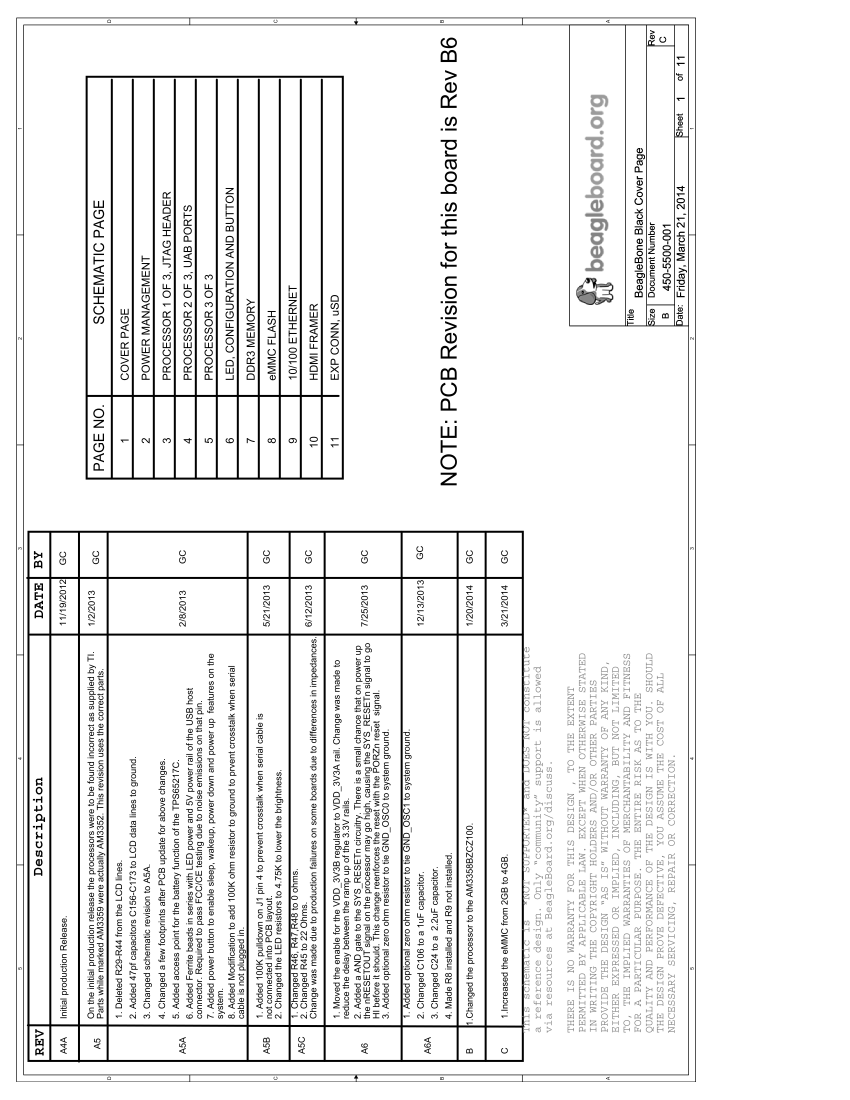
#> input picture images/bbb__C/page_0000.png, 2550 x 3300 px (shown at 1/3 size)
$ python -i 04_diff_candidates_from_diffmap.py   (imports and definitions only)
#> lines starting #> are read from the running program, lines starting #| are printed output that depends on the picture; after the words box and inside, x2 and y2 are one past the last pixel; in counts of white or black regions, pixels touching at a corner belong together
#> further down, picture is the input picture: shape (3300, 2550); min 0, max 255, mean 238.2
#!/usr/bin/env python3
"""
Generate coarse candidate change boxes from diffmaps (pre-annotation helper).
Input:
  derived/align/<pair_id>/diffmap_page_XXX.png
Output:
  derived/align/<pair_id>/candidates_page_XXX.json
Method:
  - Otsu threshold
  - morphological close
  - connected components -> bbox
This is NOT ground truth; it's only to speed up CVAT marking.
"""
import argparse, json
from pathlib import Path
import cv2
import numpy as np

def candidates_from_diff(diff_img, min_area=300):
    # Otsu threshold
#> called with min_area = 300
    _, bw = cv2.threshold(diff_img, 0, 255, cv2.THRESH_BINARY + cv2.THRESH_OTSU)
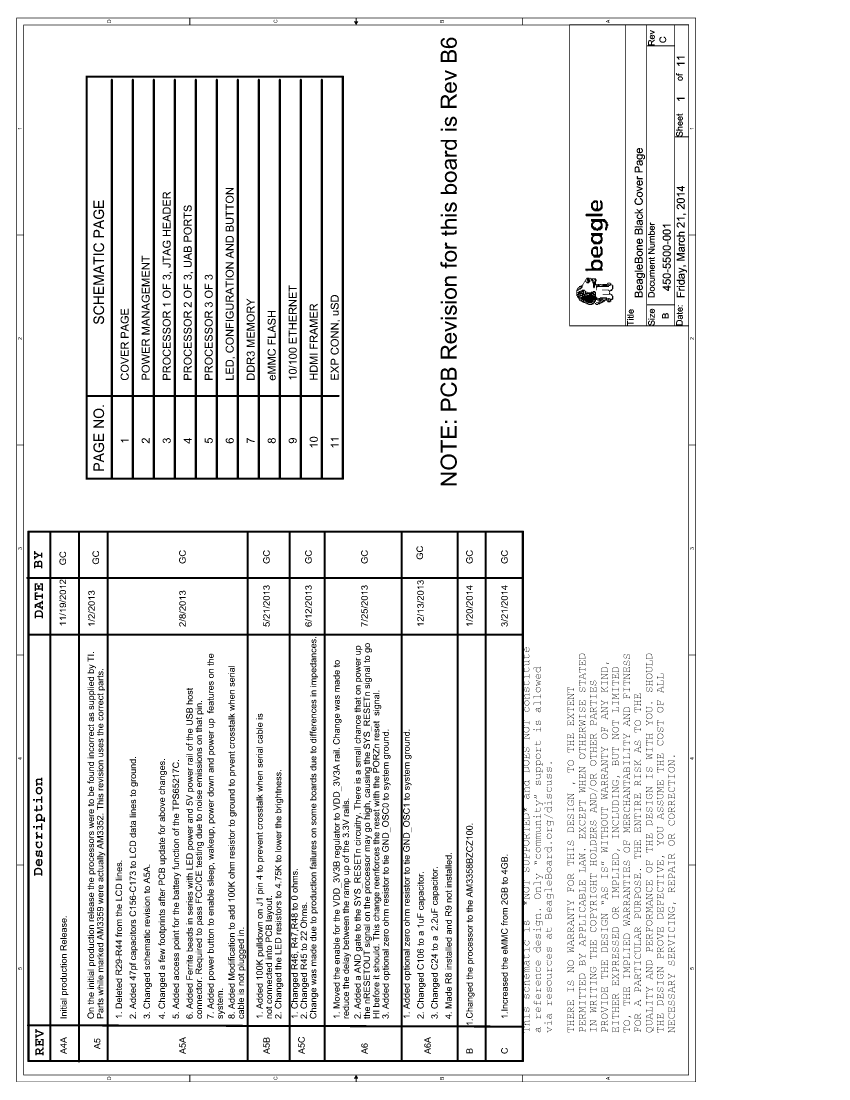
#> bw: shape (3300, 2550) (shown at 1/3 size); 93.1% white; 2746 black regions (208 under 20 px), largest, box (x1, y1, x2, y2) and area: (79, 1592, 1588, 3188) 152567, (257, 227, 1032, 1439) 121048, (49, 53, 2088, 3246) 50141
    # Morphology to merge nearby pixels
    k = cv2.getStructuringElement(cv2.MORPH_RECT, (5,5))
    bw = cv2.morphologyEx(bw, cv2.MORPH_CLOSE, k, iterations=2)
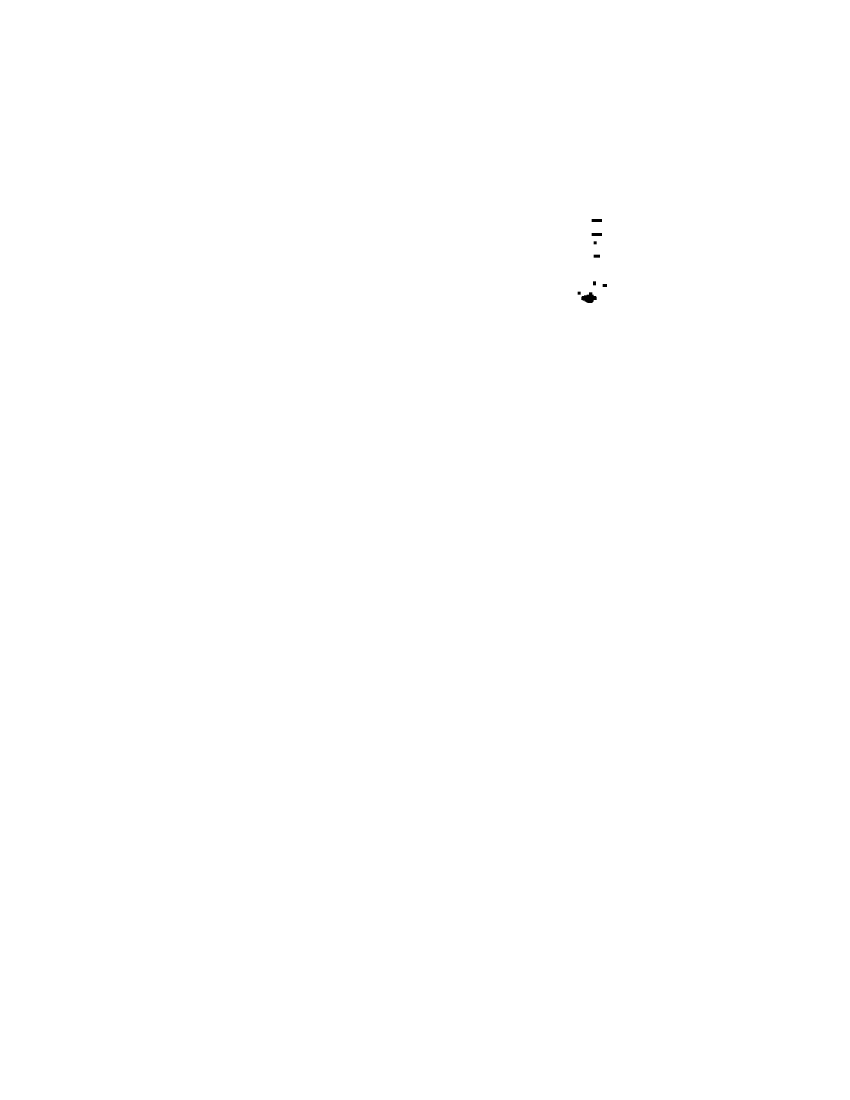
#> bw: shape (3300, 2550) (shown at 1/3 size); 100% white; 8 black regions, largest, box (x1, y1, x2, y2) and area: (1744, 877, 1790, 909) 933, (1775, 657, 1806, 666) 279, (1775, 699, 1806, 708) 279
    # Connected components
    num, labels, stats, _ = cv2.connectedComponentsWithStats(bw, connectivity=8)
#> num = 2; stats = [[1733, 657, 88, 252, 2049], [0, 0, 2550, 3300, 8412951]]
    boxes=[]
    for i in range(1, num):
        x,y,w,h,area = stats[i]
        if area < min_area:
            continue
        boxes.append({"bbox":[int(x),int(y),int(x+w),int(y+h)], "area": int(area)})
#> this loop made 1 pass
#> after the loop, boxes = 1 item
    boxes.sort(key=lambda b: b["area"], reverse=True)
    return boxes

def main():
    ap = argparse.ArgumentParser()
    ap.add_argument("--root", type=str, default=".")
    ap.add_argument("--pair_id", type=str, required=True)
    ap.add_argument("--pages", type=str, default="0-2")
    ap.add_argument("--min_area", type=int, default=300)
    args = ap.parse_args()

    root = Path(args.root)
    d = root / "derived" / "align" / args.pair_id

    # parse pages
    pages=[]
    if "-" in args.pages:
        a,b=args.pages.split("-")
        pages=list(range(int(a), int(b)+1))
    else:
        pages=[int(x) for x in args.pages.split(",") if x.strip()]

    for i in pages:
        p = d / f"diffmap_page_{i:03d}.png"
        img = cv2.imread(str(p), cv2.IMREAD_GRAYSCALE)
        if img is None:
            raise FileNotFoundError(p)
        boxes = candidates_from_diff(img, min_area=args.min_area)
        out = {"page_index": i, "pair_id": args.pair_id, "candidates": boxes}
        (d / f"candidates_page_{i:03d}.json").write_text(json.dumps(out, indent=2), encoding="utf-8")
    print(f"[OK] candidates -> {d}")

# [2 lines not run here, left out]

>>> import cv2
>>> picture = cv2.imread('../images/bbb__C/page_0000.png', cv2.IMREAD_GRAYSCALE)
>>> result = candidates_from_diff(picture)
#> result = 1 item

$ run again, on images/bbb__C/page_0002.png
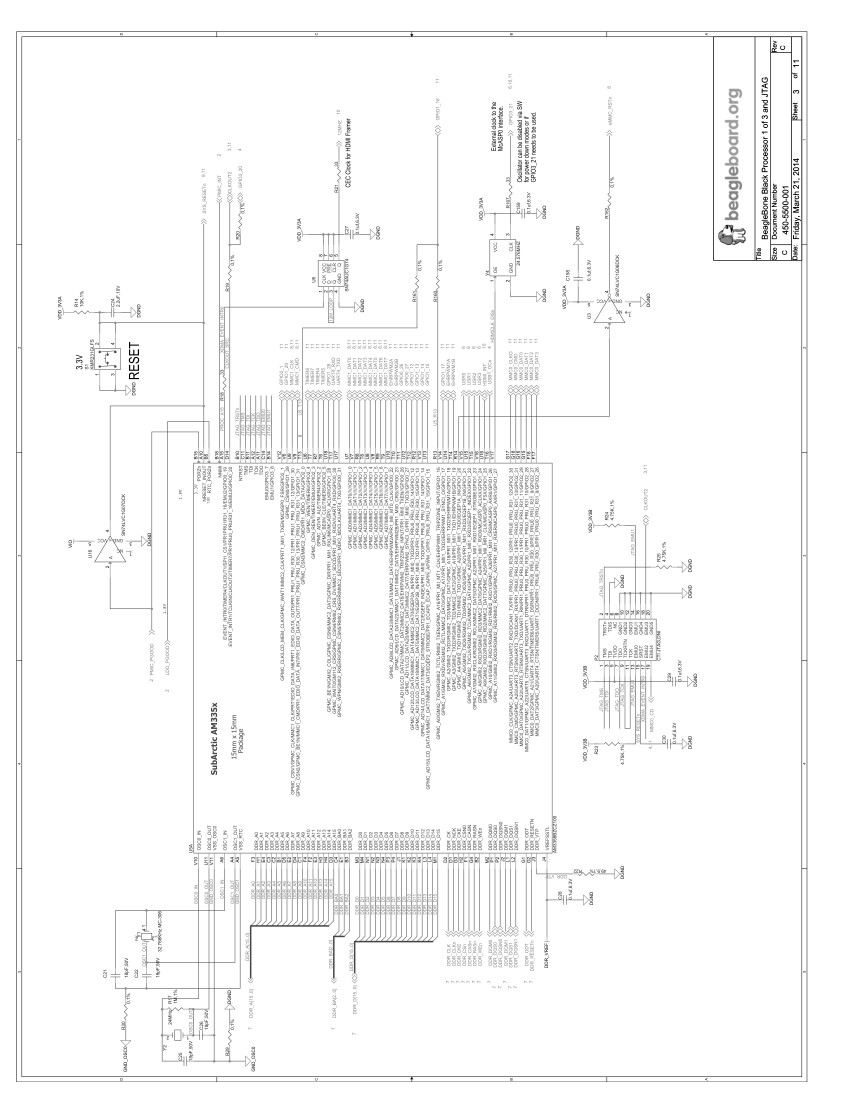
#> input picture images/bbb__C/page_0002.png, 2550 x 3300 px (shown at 1/3 size)
#> picture is the input picture: shape (3300, 2550); min 0, max 255, mean 247.7
#> in candidates_from_diff, `_, bw = cv2.threshold(diff_img, 0, 255, cv2.THRESH_BINARY + cv2.THRESH..`:
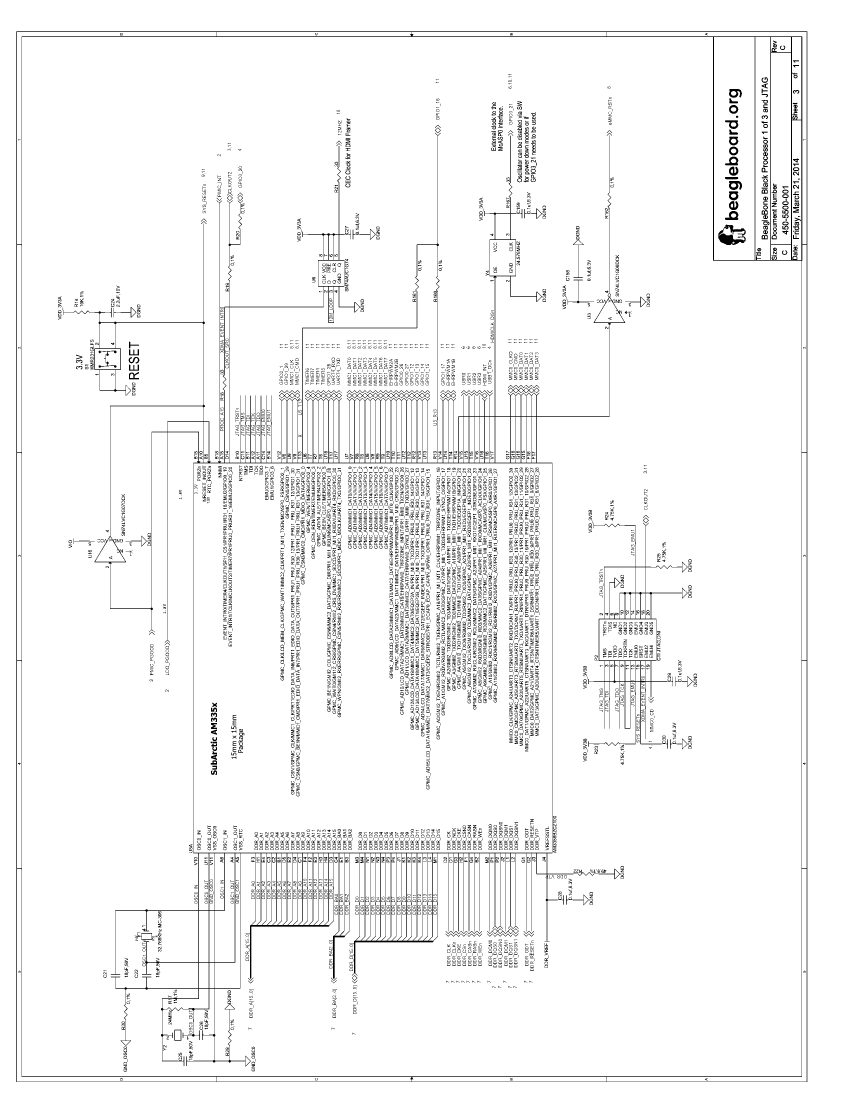
#> bw: shape (3300, 2550) (shown at 1/3 size); 96.1% white; black in thin lines or dots, all inside (x1, y1, x2, y2) = (49, 94, 2422, 3246)
#> labels: shape (3300, 2550) int32; values 0 (black) and 1 (white), 100% white; 2 black regions, box (x1, y1, x2, y2) and area: (2156, 702, 2200, 735) 1121, (2205, 718, 2218, 730) 147
#> num = 2; stats = [[2156, 702, 62, 33, 1268], [0, 0, 2550, 3300, 8413732]]
#> the loop in candidates_from_diff, `for i in range(1, num):` made 1 pass
#> after the loop in candidates_from_diff, `for i in range(1, num):`: boxes = 1 item

$ run again, on images/bbb__C/page_0003.png
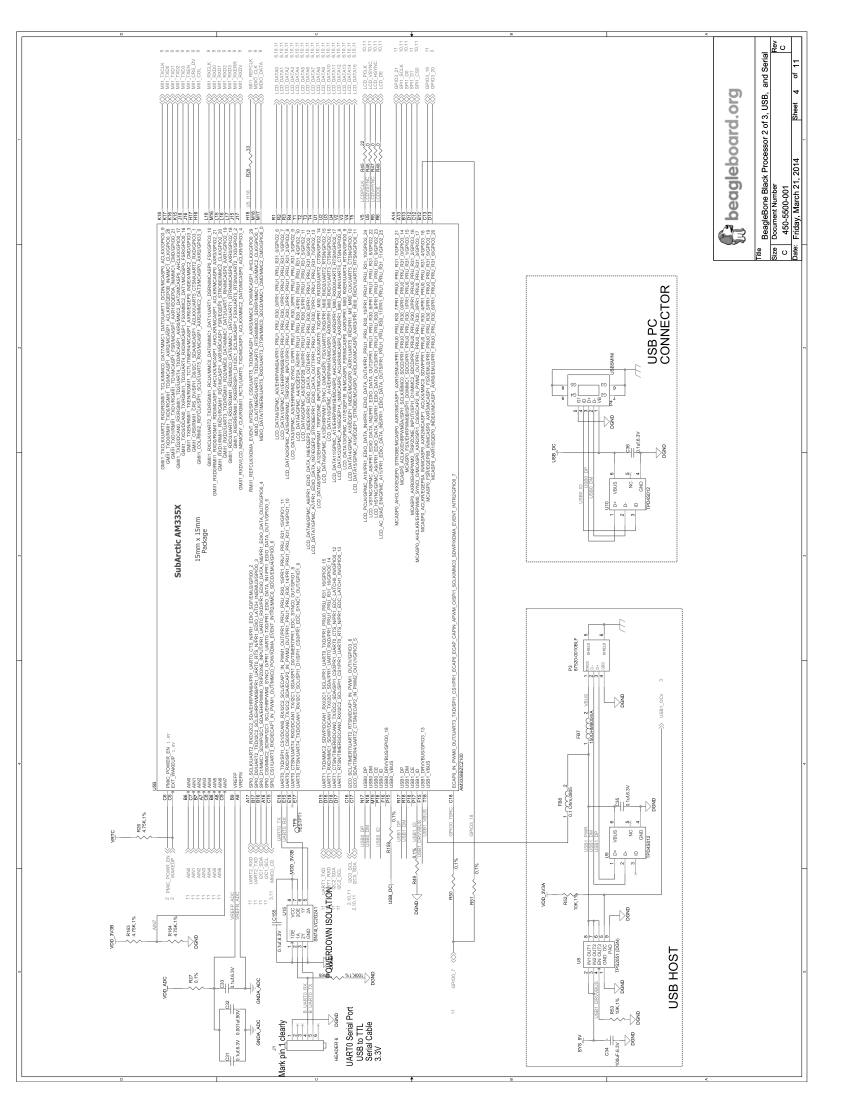
#> input picture images/bbb__C/page_0003.png, 2550 x 3300 px (shown at 1/3 size)
#> picture is the input picture: shape (3300, 2550); min 0, max 255, mean 246.8
#> in candidates_from_diff, `_, bw = cv2.threshold(diff_img, 0, 255, cv2.THRESH_BINARY + cv2.THRESH..`:
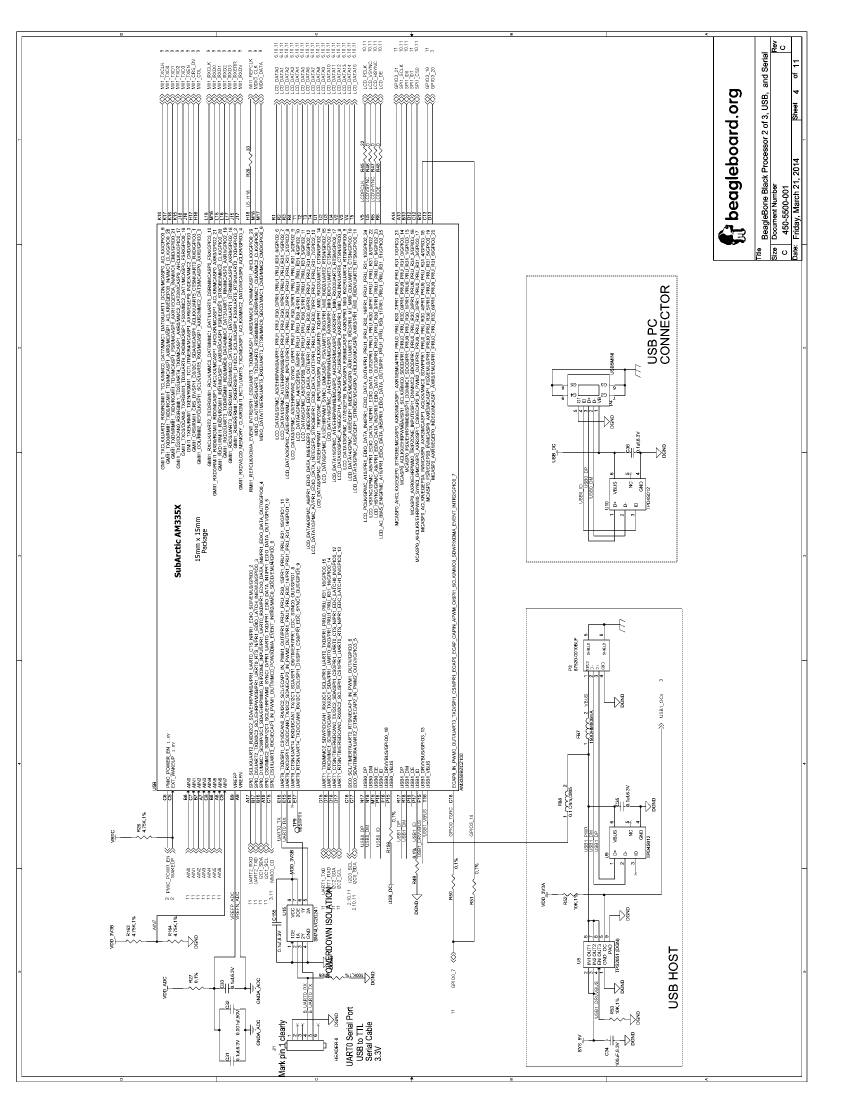
#> bw: shape (3300, 2550) (shown at 1/3 size); 95.6% white; black in thin lines or dots, all inside (x1, y1, x2, y2) = (49, 94, 2422, 3246)
#> labels: shape (3300, 2550) int32; values 0 (black) and 1 (white), 100% white; 2 black regions, box (x1, y1, x2, y2) and area: (2156, 702, 2200, 735) 1121, (2205, 718, 2218, 730) 147
#> num = 2; stats = [[2156, 702, 62, 33, 1268], [0, 0, 2550, 3300, 8413732]]
#> the loop in candidates_from_diff, `for i in range(1, num):` made 1 pass
#> after the loop in candidates_from_diff, `for i in range(1, num):`: boxes = 1 item
